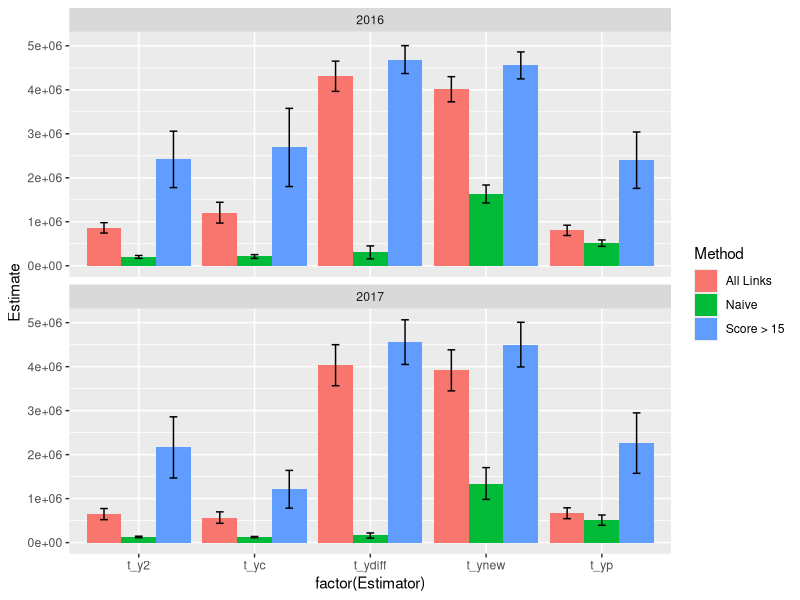
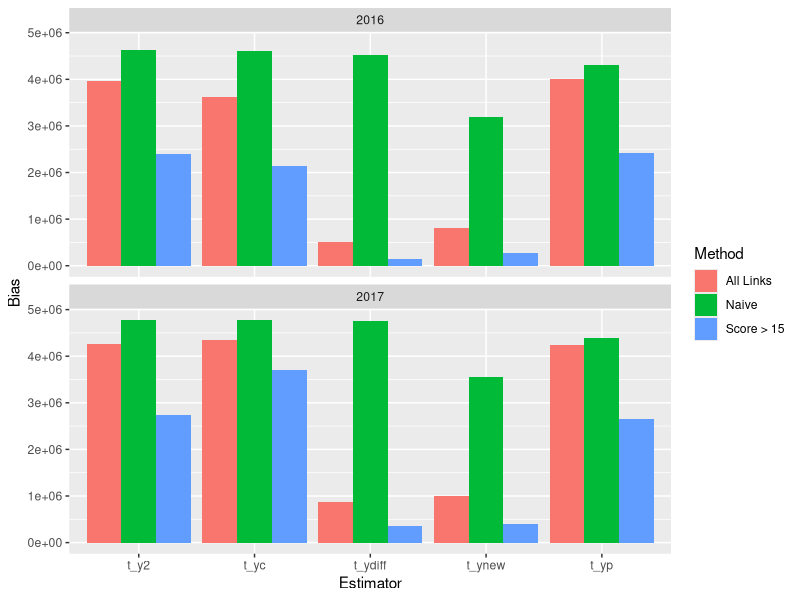
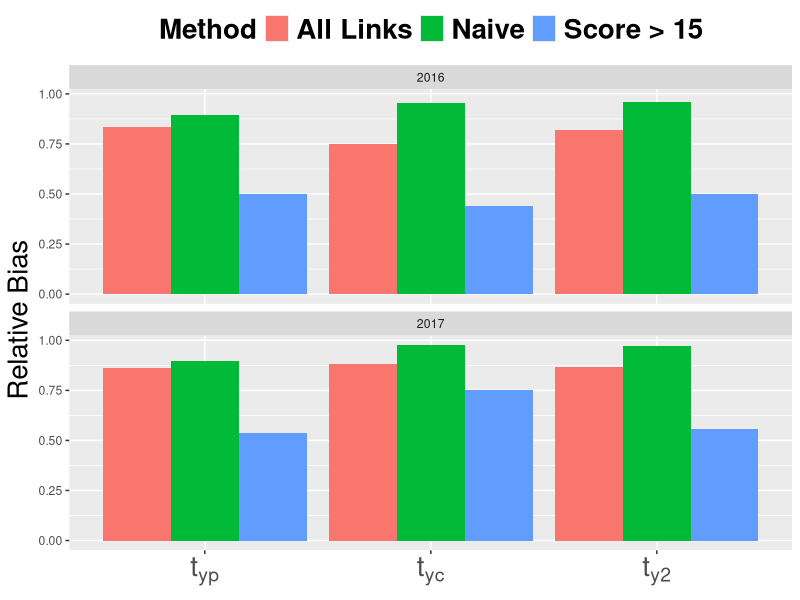
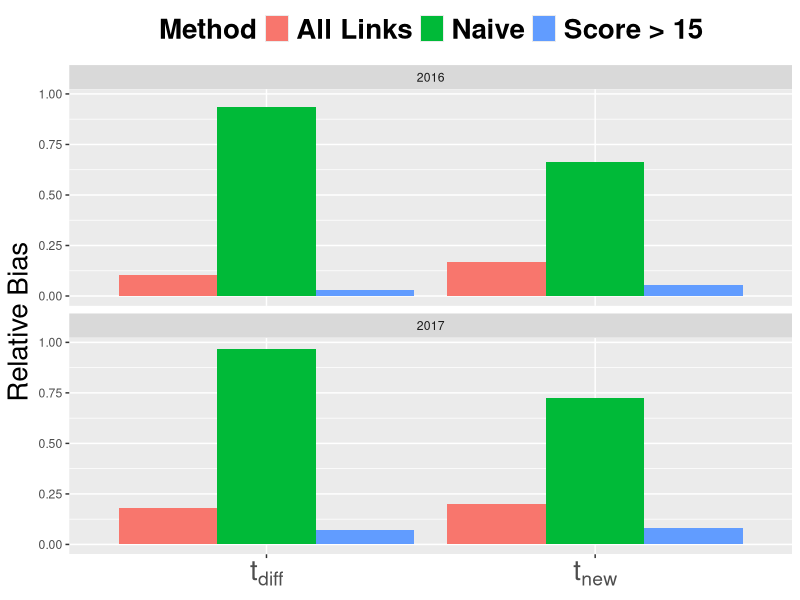
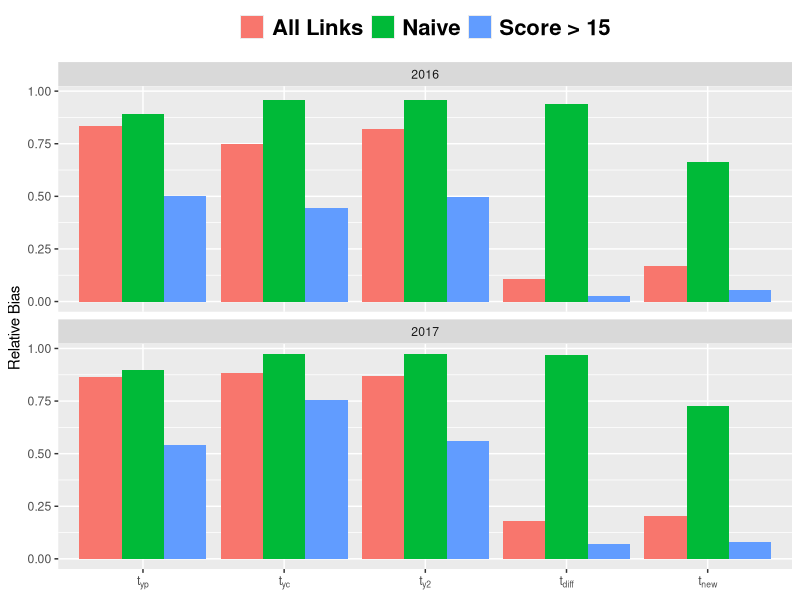
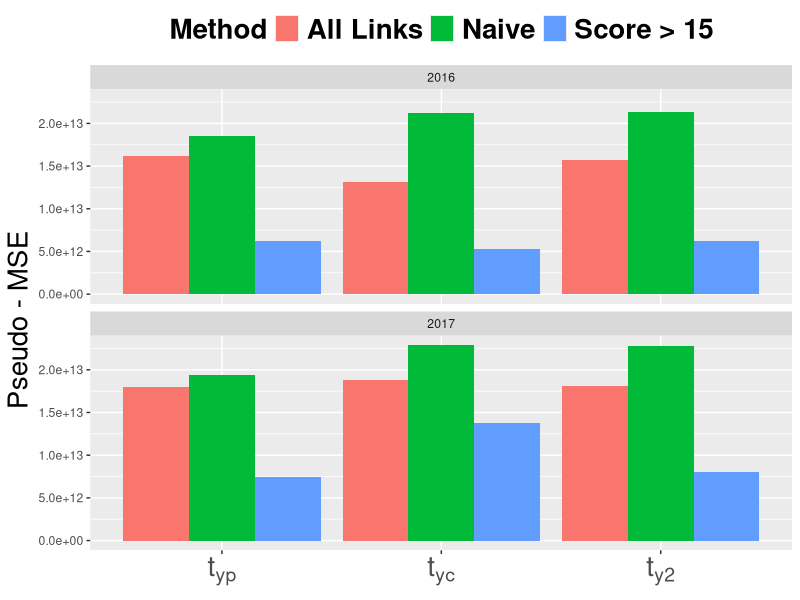
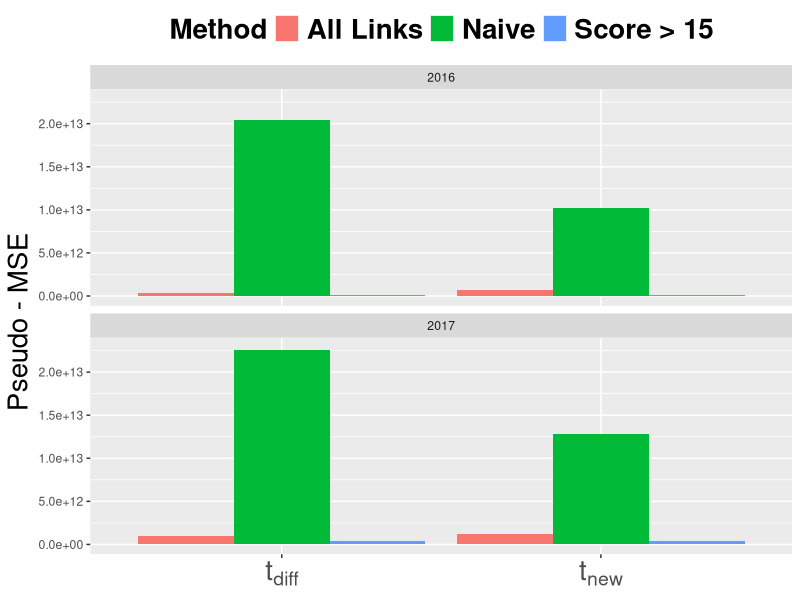
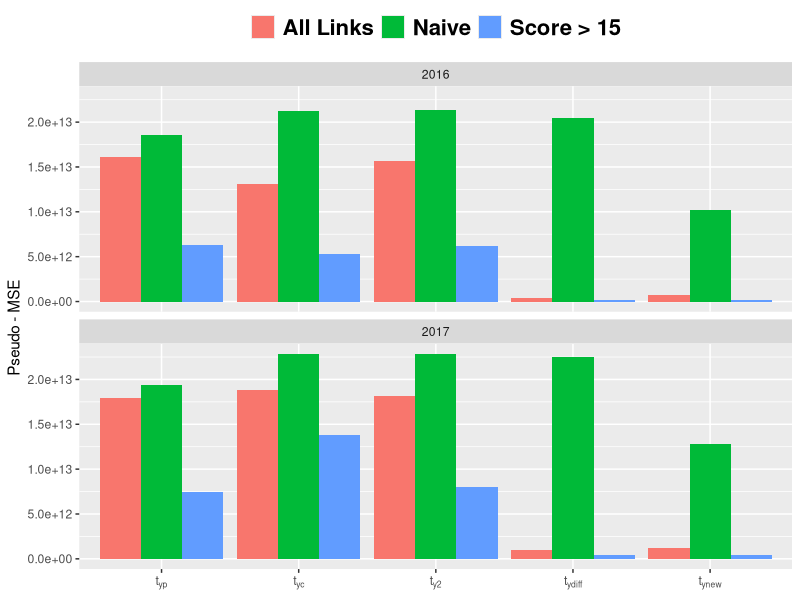

Source code (R) for these figures, in order:
#plots of estimates and standard errors for public docks only
#With 3 matching procedures
library(tidyverse)

est_df <- tibble(Year = c(2016,2016,2016,
                          2017,2017,2017),
                 Method = c("Naive","All Links","Score > 15",
                            "Naive","All Links","Score > 15"),
                 t_yp = c(513917.8,804394.3,2399433,
                          510379,667454.4,2262103),
                 se_t_yp = c(72649.59,116941.4,640454,
                             117068.1,123522.9,687625),
                 t_yc = c(209766.6,1206420,2688762,
                          124794.6,568713.5,1212142),
                 se_t_yc = c(42583.97,236450.8,888799,
                             13989.25,129968.3,428780.6),
                 t_y2 = c(200730.7,860537.4,2417563,
                          127488.1,647701.5,2163555),
                 se_t_y2 = c(33005.14,118015,641144,
                             17190.51,126567.5,695749.1),
                 t_ydiff = c(303272,4308058,4686584,
                             161274.4,4032602,4558097),
                 se_tydiff = c(147476,343990,317341,
                               57737,466800,507361),
                 t_ynew = c(1631437,4012434,4554284,
                            1343433,3916001,4501759),
                 se_t_ynew = c(203559,286108,305927,
                               361803,466339,507852))
estimates_only <- est_df %>% 
  select(-se_t_yp,-se_t_yc,-se_t_y2,-se_tydiff,-se_t_ynew) %>% 
  gather(t_yp,t_yc,t_y2,t_ydiff,t_ynew,key="Estimator",
         value="Estimate")

se_only <- est_df %>% 
  select(-t_yp,-t_yc,-t_y2,-t_ydiff,-t_ynew) %>% 
  gather(se_t_yp,se_t_yc,se_t_y2,se_tydiff,se_t_ynew,
         key="Estimator",value="SE_Estimate") %>% 
  mutate(Estimator = c(rep("t_yp",6),rep("t_yc",6),rep("t_y2",6),
                         rep("t_ydiff",6),rep("t_ynew",6)))


estimates_plus_se <- inner_join(estimates_only,
                                se_only,
                                by=c("Year","Estimator","Method"))



estimates_plus_se %>% 
  ggplot(aes(factor(Estimator),Estimate,fill = Method)) +
  geom_col(position = position_dodge()) +
  facet_wrap(~Year,nrow=2) +
  geom_errorbar(aes(ymin=Estimate-SE_Estimate,
                    ymax=Estimate+SE_Estimate),
                width=0.2,
                position = position_dodge(.9))


##Unbiased Estimate of total from 2016 and 2017 
#(using only intercept data for public sites)

unbiased_2016 <- 4820731
unbiased_2017 <- 4905753

estimates_plus_se_bias <- estimates_plus_se %>% 
  mutate(Bias = if_else(Year==2016,
                        unbiased_2016 - Estimate,
                        unbiased_2017 - Estimate),
         Relative_Bias = if_else(Year==2016,
                                 (unbiased_2016 - Estimate)/unbiased_2016,
                                 (unbiased_2017 - Estimate)/unbiased_2017),
         MSE = Bias^2 + SE_Estimate^2)

estimates_plus_se_bias %>% 
  ggplot(aes(Estimator,Bias,fill = Method)) +
  geom_col(position = position_dodge()) +
  facet_wrap(~Year,nrow=2)

#liu's estimators only
estimates_plus_se_bias %>% 
  ggplot(aes(factor(Estimator),Relative_Bias,fill = Method)) +
  geom_col(position = position_dodge()) +
  facet_wrap(~Year,nrow=2) +
  scale_x_discrete(limits = c("t_yp","t_yc","t_y2"),
                   labels=expression(t[yp],t[yc],t[y2])) +
  ylab("Relative Bias") +
  theme(legend.text = element_text(size = 20, face = "bold"),
        legend.title = element_text(size = 20, face = "bold"),
        plot.title = element_text(size=20,hjust=0.5),
        axis.title = element_text(size=20),
        axis.title.x = element_blank(),
        axis.text.x = element_text(size=20),
        legend.position = "top")
ggsave("plots/RB_liu_prospectus.jpg")
ggsave("C:/Users/32443181/Box Sync/Research/Dissertation/Thesis/RB_liu_prospectus.jpg",
       height=5, width=8.5, units='in', dpi=600)

#new estimators only 
estimates_plus_se_bias %>% 
  ggplot(aes(factor(Estimator),Relative_Bias,fill = Method)) +
  geom_col(position = position_dodge()) +
  facet_wrap(~Year,nrow=2) +
  scale_x_discrete(limits = c("t_ydiff","t_ynew"),
                   labels=expression(t[diff],t[new])) +
  ylab("Relative Bias") +
  theme(legend.text = element_text(size = 20, face = "bold"),
                    legend.title = element_text(size = 20, face = "bold"),
                    plot.title = element_text(size=20,hjust=0.5),
                    axis.title = element_text(size=20),
                    axis.text.x = element_text(size = 20),
                    axis.title.x = element_blank(),
                    legend.position = "top") 
ggsave("plots/RB_new_prospectus.jpg")
ggsave("C:/Users/32443181/Box Sync/Research/Dissertation/Thesis/RB_new_prospectus.jpg",
       height=5, width=8.5, units='in', dpi=600)

#all estimators
estimates_plus_se_bias %>% 
  ggplot(aes(factor(Estimator),Relative_Bias,fill = Method)) +
  geom_col(position = position_dodge()) +
  facet_wrap(~Year,nrow=2) +
  scale_x_discrete(limits = c("t_yp","t_yc","t_y2",
                              "t_ydiff","t_ynew"),
                   labels=expression(t[yp],t[yc],t[y2],
                                     t[diff],t[new])) +
  ylab("Relative Bias") +
  xlab(NULL) +
  theme(legend.text = element_text(size = 16, face = "bold"),
        legend.title = element_blank(),
        legend.position = "top") 
ggsave("plots/RB_all_prospectus.jpg")
ggsave("C:/Users/32443181/Box Sync/Research/Dissertation/Thesis/RB_all_prospectus.jpg",
        height=5, width=8.5, units='in', dpi=600)

#Pseudo-MSE 

#liu's estimators only
estimates_plus_se_bias %>%
  ggplot(aes(Estimator, MSE, fill = Method)) +
  geom_col(position = position_dodge()) +
  facet_wrap( ~ Year, nrow = 2) +
  scale_x_discrete(
    limits = c("t_yp", "t_yc", "t_y2"),
    labels = expression(t[yp], t[yc], t[y2])) +
  ylab("Pseudo - MSE") +
  theme(legend.text = element_text(size = 20, face = "bold"),
        legend.title = element_text(size = 20, face = "bold"),
        plot.title = element_text(size=20,hjust=0.5),
        axis.title.y = element_text(size=20),
        axis.title.x = element_blank(),
        axis.text.x = element_text(size=20),
        legend.position = "top")

ggsave("plots/Pseudo_MSE_liu_prospectus.jpg")
ggsave("C:/Users/32443181/Box Sync/Research/Dissertation/Thesis/Pseudo_MSE_liu_prospectus.jpg",
       height=5, width=8.5, units='in', dpi=600)
#new estimators only
estimates_plus_se_bias %>%
  ggplot(aes(Estimator, MSE, fill = Method)) +
  geom_col(position = position_dodge()) +
  facet_wrap( ~ Year, nrow = 2) +
  scale_x_discrete(
    limits = c("t_ydiff", "t_ynew"),
    labels = expression(t[diff], t[new])) +
  ylab("Pseudo - MSE") +
  theme(legend.text = element_text(size = 20, face = "bold"),
        legend.title = element_text(size = 20, face = "bold"),
        plot.title = element_text(size=20,hjust=0.5),
        axis.title.y = element_text(size=20),
        axis.title.x = element_blank(),
        axis.text.x = element_text(size=20),
        legend.position = "top")

ggsave("plots/Pseudo_MSE_new_prospectus.jpg")
ggsave("C:/Users/32443181/Box Sync/Research/Dissertation/Thesis/Pseudo_MSE_new_prospectus.jpg",
       height=5, width=8.5, units='in', dpi=600)
#all estimators
estimates_plus_se_bias %>%
  ggplot(aes(Estimator, MSE, fill = Method)) +
  geom_col(position = position_dodge()) +
  facet_wrap( ~ Year, nrow = 2) +
  scale_x_discrete(
    limits = c("t_yp", "t_yc", "t_y2",
               "t_ydiff", "t_ynew"),
    labels = expression(t[yp], t[yc], t[y2],
                        t[ydiff], t[ynew])) +
  ylab("Pseudo - MSE") +
  xlab(NULL) +
  theme(
    legend.text = element_text(size = 16, face = "bold"),
    legend.title = element_blank(),
    legend.position = "top")

ggsave("plots/Pseudo_MSE_all_prospectus.jpg")
ggsave("C:/Users/32443181/Box Sync/Research/Dissertation/Thesis/Pseudo_MSE_all_prospectus.jpg",
       height=5, width=8.5, units='in', dpi=600)
